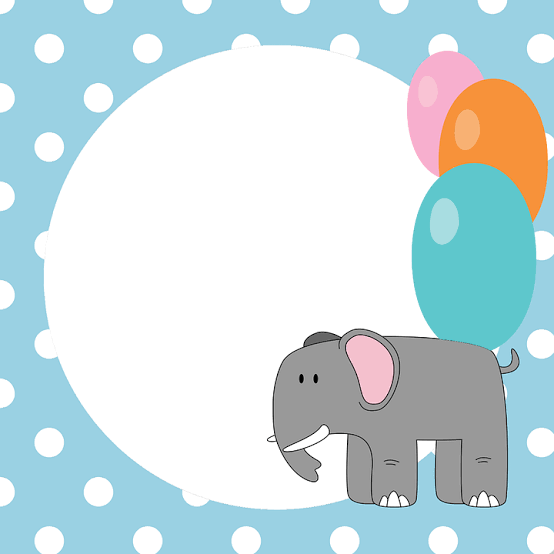
#> input picture template.png, 554 x 554 px
$ python convite.py
#> lines starting #> are read from the running program, lines starting #| are printed output that depends on the picture
from PIL import Image, ImageDraw, ImageFont

CONVIDADOS = ["Karla", "Erik", "Oliver", "Guido"]

LEFT_BORDER = 100

font1 = ImageFont.truetype("./font1.ttf", size=35)
font2 = ImageFont.truetype("./font2.ttf", size=35)

for convidado in CONVIDADOS:
    imagem = Image.open("./template.png").convert("RGBA")

    lapis = ImageDraw.Draw(imagem)

    lapis.text((125, 100), text=f"Olá {convidado}", fill="#000", font=font1)

    lapis.line((LEFT_BORDER, 145, 398, 145), fill="#ccc", width=5)

    lapis.text(
        (LEFT_BORDER, 160),
        text="Venha ao meu aniversário",
        fill="#000",
        font=font2,
    )

    lapis.text(
        (LEFT_BORDER, 200), text="Dia 31/03/2020", fill="#000", font=font2
    )

    lapis.text((LEFT_BORDER, 280), text="Abraços!", fill="#000", font=font2)

    imagem.save(f"./convite_{convidado}.png")
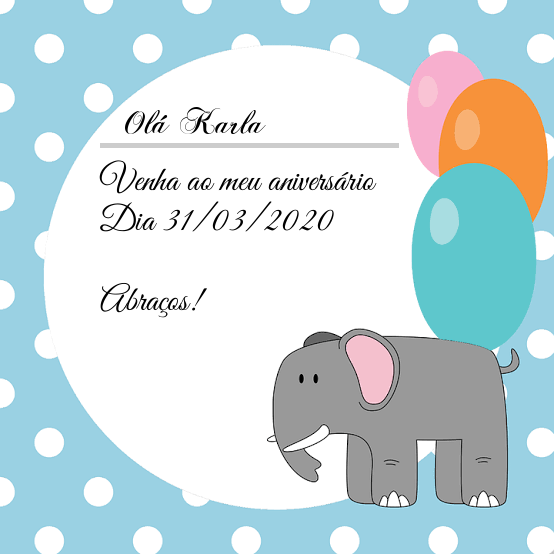
#> saved as convite_Karla.png: PIL image 554x554 RGBA; mean R, G, B, A 199.3, 218.4, 222.4, 255
